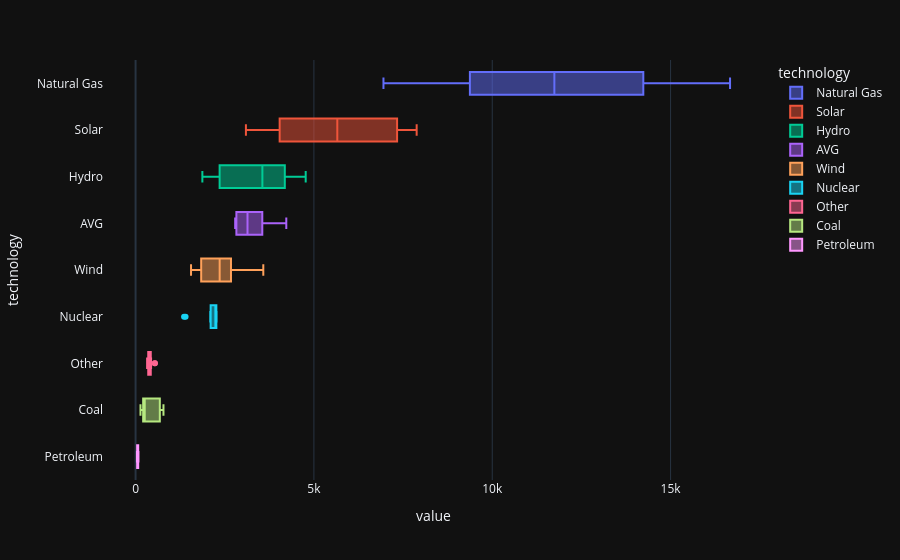

The code cell stored with this chart in its notebook:
### Code cell
px.box(
    data_frame= r_melt,
    x= "value",
    y = "technology",
    color= "technology",
    category_orders={"technology": idx},
)

### Figure 1 — Plotly figure (JSON) as saved in the notebook; plotly's stock layout.template omitted (floating-point values rounded to 4 significant figures)
{"data": [{"alignmentgroup": "True", "hovertemplate": "technology=%{y}<br>value=%{x}<extra></extra>", "legendgroup": "Natural Gas", "marker": {"color": "#636efa"}, "name": "Natural Gas", "notched": false, "offsetgroup": "Natural Gas", "orientation": "h", "showlegend": true, "type": "box", "x": [14970.0, 11000.0, 8052.0, 7367.0, 6950.0, 9814.0, 16670.0, 15030.0, 13990.0, 13770.0, 11060.0, 12030.0, 11740.0], "x0": " ", "xaxis": "x", "y": ["Natural Gas", "Natural Gas", "Natural Gas", "Natural Gas", "Natural Gas", "Natural Gas", "Natural Gas", "Natural Gas", "Natural Gas", "Natural Gas", "Natural Gas", "Natural Gas", "Natural Gas"], "y0": " ", "yaxis": "y"}, {"alignmentgroup": "True", "hovertemplate": "technology=%{y}<br>value=%{x}<extra></extra>", "legendgroup": "Solar", "marker": {"color": "#EF553B"}, "name": "Solar", "notched": false, "offsetgroup": "Solar", "orientation": "h", "showlegend": true, "type": "box", "x": [3094.0, 3858.0, 4638.0, 6141.0, 7325.0, 7881.0, 7355.0, 7432.0, 6854.0, 5567.0, 4100.0, 3588.0, 5656.0], "x0": " ", "xaxis": "x", "y": ["Solar", "Solar", "Solar", "Solar", "Solar", "Solar", "Solar", "Solar", "Solar", "Solar", "Solar", "Solar", "Solar"], "y0": " ", "yaxis": "y"}, {"alignmentgroup": "True", "hovertemplate": "technology=%{y}<br>value=%{x}<extra></extra>", "legendgroup": "Hydro", "marker": {"color": "#00cc96"}, "name": "Hydro", "notched": false, "offsetgroup": "Hydro", "orientation": "h", "showlegend": true, "type": "box", "x": [2390.0, 3556.0, 4088.0, 4154.0, 4770.0, 4115.0, 4353.0, 4276.0, 3498.0, 2256.0, 1873.0, 2004.0, 3444.0], "x0": " ", "xaxis": "x", "y": ["Hydro", "Hydro", "Hydro", "Hydro", "Hydro", "Hydro", "Hydro", "Hydro", "Hydro", "Hydro", "Hydro", "Hydro", "Hydro"], "y0": " ", "yaxis": "y"}, {"alignmentgroup": "True", "hovertemplate": "technology=%{y}<br>value=%{x}<extra></extra>", "legendgroup": "AVG", "marker": {"color": "#ab63fa"}, "name": "AVG", "notched": false, "offsetgroup": "AVG", "orientation": "h", "showlegend": true, "type": "box", "x": [3138.0, 2923.0, 2801.0, 2793.0, 3085.0, 3501.0, 4226.0, 4058.0, 3708.0, 3352.0, 2798.0, 2835.0, 3271.0], "x0": " ", "xaxis": "x", "y": ["AVG", "AVG", "AVG", "AVG", "AVG", "AVG", "AVG", "AVG", "AVG", "AVG", "AVG", "AVG", "AVG"], "y0": " ", "yaxis": "y"}, {"alignmentgroup": "True", "hovertemplate": "technology=%{y}<br>value=%{x}<extra></extra>", "legendgroup": "Wind", "marker": {"color": "#FFA15A"}, "name": "Wind", "notched": false, "offsetgroup": "Wind", "orientation": "h", "showlegend": true, "type": "box", "x": [1555.0, 1891.0, 2667.0, 2701.0, 3581.0, 3377.0, 2436.0, 2624.0, 2113.0, 1828.0, 1844.0, 1667.0, 2358.0], "x0": " ", "xaxis": "x", "y": ["Wind", "Wind", "Wind", "Wind", "Wind", "Wind", "Wind", "Wind", "Wind", "Wind", "Wind", "Wind", "Wind"], "y0": " ", "yaxis": "y"}, {"alignmentgroup": "True", "hovertemplate": "technology=%{y}<br>value=%{x}<extra></extra>", "legendgroup": "Nuclear", "marker": {"color": "#19d3f3"}, "name": "Nuclear", "notched": false, "offsetgroup": "Nuclear", "orientation": "h", "showlegend": true, "type": "box", "x": [2261.0, 2260.0, 2265.0, 1360.0, 1402.0, 2271.0, 2265.0, 2225.0, 2108.0, 2195.0, 2266.0, 2263.0, 2095.0], "x0": " ", "xaxis": "x", "y": ["Nuclear", "Nuclear", "Nuclear", "Nuclear", "Nuclear", "Nuclear", "Nuclear", "Nuclear", "Nuclear", "Nuclear", "Nuclear", "Nuclear", "Nuclear"], "y0": " ", "yaxis": "y"}, {"alignmentgroup": "True", "hovertemplate": "technology=%{y}<br>value=%{x}<extra></extra>", "legendgroup": "Other", "marker": {"color": "#FF6692"}, "name": "Other", "notched": false, "offsetgroup": "Other", "orientation": "h", "showlegend": true, "type": "box", "x": [537.7, 542.6, 423.1, 435.1, 385.6, 330.2, 409.6, 395.9, 345.1, 358.5, 383.4, 323.7, 405.5], "x0": " ", "xaxis": "x", "y": ["Other", "Other", "Other", "Other", "Other", "Other", "Other", "Other", "Other", "Other", "Other", "Other", "Other"], "y0": " ", "yaxis": "y"}, {"alignmentgroup": "True", "hovertemplate": "technology=%{y}<br>value=%{x}<extra></extra>", "legendgroup": "Coal", "marker": {"color": "#B6E880"}, "name": "Coal", "notched": false, "offsetgroup": "Coal", "orientation": "h", "showlegend": true, "type": "box", "x": [256.9, 231.3, 218.6, 138.0, 196.0, 160.9, 242.4, 405.4, 675.9, 782.4, 692.2, 765.7, 397.8], "x0": " ", "xaxis": "x", "y": ["Coal", "Coal", "Coal", "Coal", "Coal", "Coal", "Coal", "Coal", "Coal", "Coal", "Coal", "Coal", "Coal"], "y0": " ", "yaxis": "y"}, {"alignmentgroup": "True", "hovertemplate": "technology=%{y}<br>value=%{x}<extra></extra>", "legendgroup": "Petroleum", "marker": {"color": "#FF97FF"}, "name": "Petroleum", "notched": false, "offsetgroup": "Petroleum", "orientation": "h", "showlegend": true, "type": "box", "x": [38.82, 41.57, 58.03, 45.6, 72.92, 62.93, 77.56, 81.81, 76.94, 54.2, 58.49, 41.53, 59.28], "x0": " ", "xaxis": "x", "y": ["Petroleum", "Petroleum", "Petroleum", "Petroleum", "Petroleum", "Petroleum", "Petroleum", "Petroleum", "Petroleum", "Petroleum", "Petroleum", "Petroleum", "Petroleum"], "y0": " ", "yaxis": "y"}], "layout": {"boxmode": "overlay", "legend": {"title": {"text": "technology"}, "tracegroupgap": 0}, "margin": {"t": 60}, "xaxis": {"anchor": "y", "domain": [0, 1], "title": {"text": "value"}}, "yaxis": {"anchor": "x", "categoryarray": ["Petroleum", "Coal", "Other", "Nuclear", "Wind", "AVG", "Hydro", "Solar", "Natural Gas"], "categoryorder": "array", "domain": [0, 1], "title": {"text": "technology"}}}}
